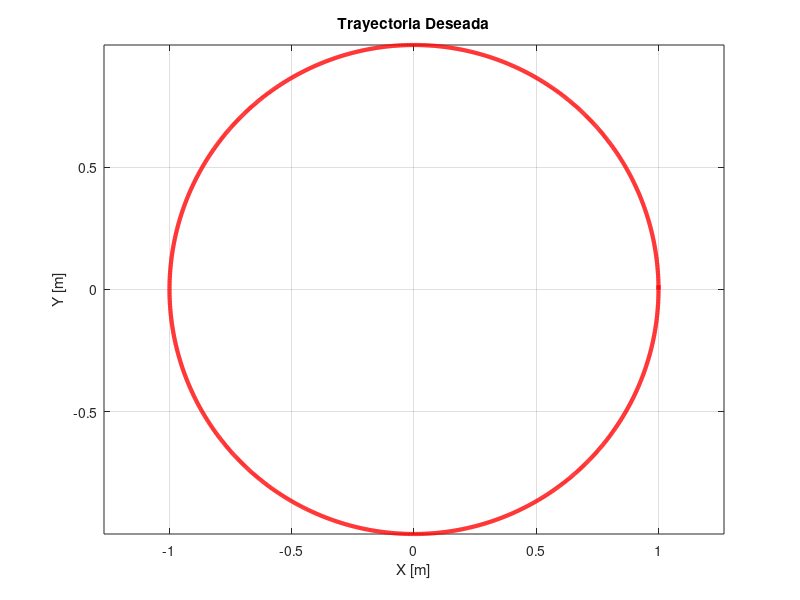
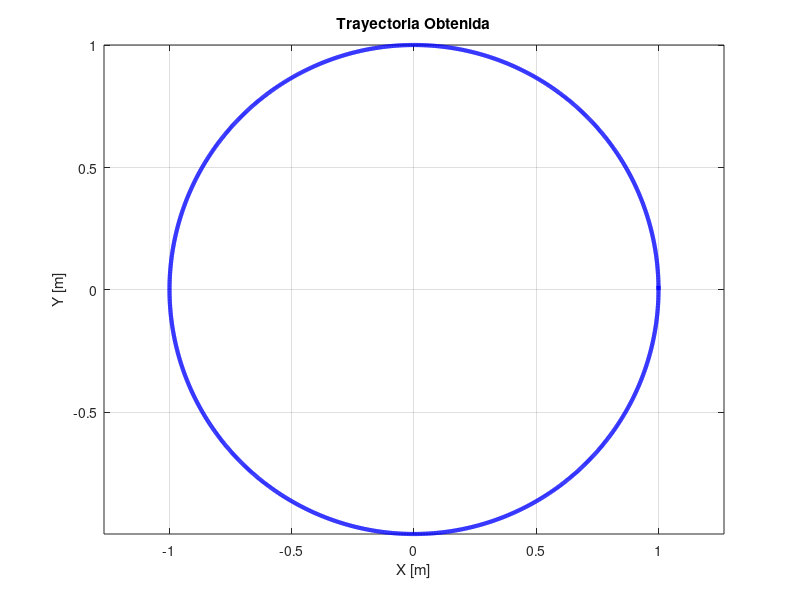
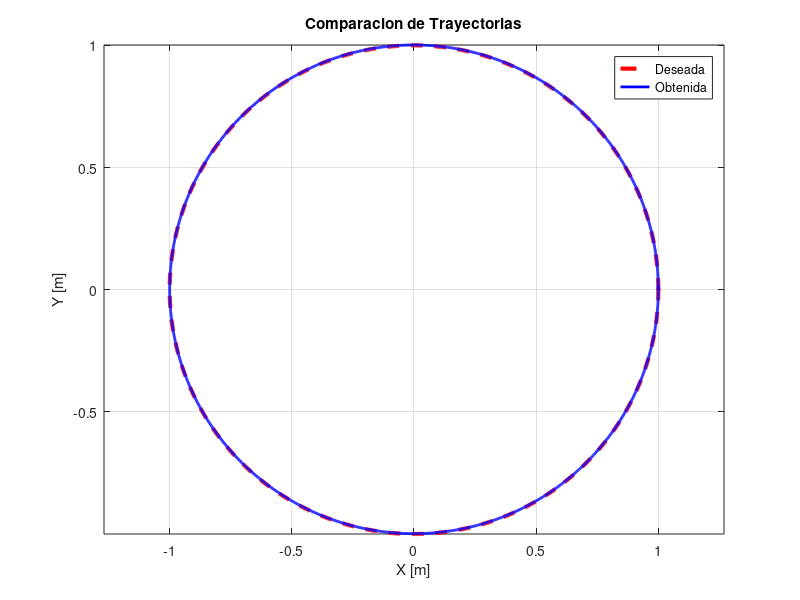
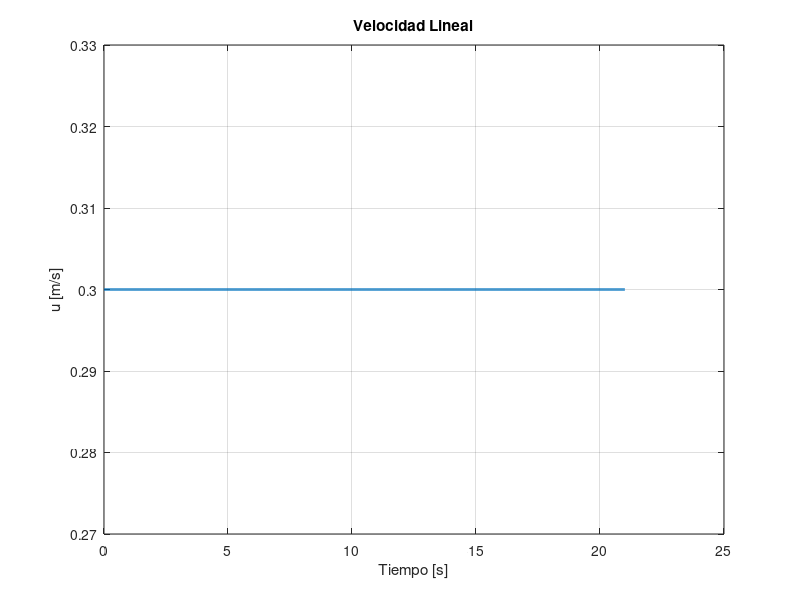

The MATLAB source for these figures, in order: (Note: this script raises an error after producing the figures.)
clear;
clc;
close all;

%% PARAMETROS DEL ROBOT
L = 0.22;      % Distancia entre ruedas [m]
r = 0.07;      % Radio de rueda [m]

%% TRAYECTORIA DESEADA
R = 1.0;       % Radio deseado [m]
w = 0.3;       % Velocidad angular deseada [rad/s]

u = R*w;       % Velocidad lineal [m/s]

%% CINEMATICA INVERSA
dot_theta_D = (u + (L/2)*w)/r;
dot_theta_I = (u - (L/2)*w)/r;

fprintf('u = %.3f m/s\n',u);
fprintf('w = %.3f rad/s\n',w);
fprintf('theta_D = %.3f rad/s\n',dot_theta_D);
fprintf('theta_I = %.3f rad/s\n',dot_theta_I);

%% VECTOR DE TIEMPO
ti = 0.01;
ts = 21;                % Aproximadamente una vuelta completa

t = 0:ti:ts;

%% TRAYECTORIA DESEADA
x_d = R*cos(w*t);
y_d = R*sin(w*t);

%% CINEMATICA DIRECTA (VERIFICACION)
x(1) = R;
y(1) = 0;
theta(1) = pi/2;

for k = 1:length(t)-1

    VRD = dot_theta_D*r;
    VRI = dot_theta_I*r;

    u_robot = (VRD + VRI)/2;
    w_robot = (VRD - VRI)/L;

    x(k+1) = x(k) + ti*u_robot*cos(theta(k));
    y(k+1) = y(k) + ti*u_robot*sin(theta(k));
    theta(k+1) = theta(k) + ti*w_robot;

end

%% TRAYECTORIA DESEADA
figure
plot(x_d,y_d,'r','LineWidth',3)
grid on
axis equal
title('Trayectoria Deseada')
xlabel('X [m]')
ylabel('Y [m]')
saveas(gcf,'trayectoria_deseada.png')

%% TRAYECTORIA OBTENIDA
figure
plot(x,y,'b','LineWidth',3)
grid on
axis equal
title('Trayectoria Obtenida')
xlabel('X [m]')
ylabel('Y [m]')
saveas(gcf,'trayectoria_obtenida.png')

%% COMPARACION
figure
plot(x_d,y_d,'r--','LineWidth',3)
hold on
plot(x,y,'b','LineWidth',2)
grid on
axis equal
legend('Deseada','Obtenida')
title('Comparacion de Trayectorias')
xlabel('X [m]')
ylabel('Y [m]')
saveas(gcf,'comparacion_trayectorias.png')

%% VELOCIDAD LINEAL
figure
plot(t,u*ones(size(t)),'LineWidth',2)
grid on
title('Velocidad Lineal')
xlabel('Tiempo [s]')
ylabel('u [m/s]')
saveas(gcf,'velocidad_lineal.png')

%% VELOCIDAD ANGULAR
figure
plot(t,w*ones(size(t)),'LineWidth',2)
grid on
title('Velocidad Angular')
xlabel('Tiempo [s]')
ylabel('\omega [rad/s]')
saveas(gcf,'velocidad_angular.png')

%% VELOCIDADES DE RUEDAS
figure
plot(t,dot_theta_D*ones(size(t)),'b','LineWidth',2)
hold on
plot(t,dot_theta_I*ones(size(t)),'r','LineWidth',2)
grid on
legend('\theta_D','\theta_I')
title('Velocidades de las ruedas')
xlabel('Tiempo [s]')
ylabel('rad/s')
saveas(gcf,'velocidades_ruedas.png')

%% ERROR DE TRAYECTORIA
error = sqrt((x_d-x).^2 + (y_d-y).^2);

fprintf('\nError minimo = %.6f m\n',min(error));
fprintf('Error maximo = %.6f m\n',max(error));
%% ==========================================
%% ANIMACION DEL ROBOT
%% ==========================================

figure('Name','Cinematica Inversa','NumberTitle','off');
hold on;
grid on;
axis equal;

xlabel('X [m]');
ylabel('Y [m]');
title('Robot recorriendo trayectoria circular')

xlim([min(x)-0.5 max(x)+0.5]);
ylim([min(y)-0.5 max(y)+0.5]);

% Trayectoria completa
plot(x,y,'w--','LineWidth',1);

% Punto inicial
plot(x(1),y(1),'go','MarkerFaceColor','g');

% Punto final
plot(x(end),y(end),'ro','MarkerFaceColor','r');

set(gca,'Color',[0.15 0.15 0.15], ...
    'XColor','w', ...
    'YColor','w', ...
    'GridColor','w');

set(gcf,'Color',[0.2 0.2 0.2]);

%% Modelo del robot

L_robot = 0.25;
W_robot = 0.16;

% Chasis
robot_shape = [ L_robot/2,  W_robot/2;
                L_robot/2, -W_robot/2;
               -L_robot/2, -W_robot/2;
               -L_robot/2,  W_robot/2 ]';

% Llantas
wheel_shape = [ -0.06, 0.02;
                 0.06, 0.02;
                 0.06,-0.02;
                -0.06,-0.02 ]';

% Posición de llantas respecto al centro
pos_wheel_L = [0; L/2];
pos_wheel_R = [0; -L/2];

h_trayectoria = plot(nan,nan,'b','LineWidth',3);

h_robot = [];
h_ruedaL = [];
h_ruedaR = [];
h_frente = [];

nombre_archivo = 'cinematica_inversa.gif';

%% Animación

for k = 1:10:length(x)

    set(h_trayectoria,...
        'XData',x(1:k),...
        'YData',y(1:k));

    if k > 1
        delete(h_robot);
        delete(h_ruedaL);
        delete(h_ruedaR);
        delete(h_frente);
    end

    % Matriz de rotación
    Rmat = [cos(theta(k)) -sin(theta(k));
            sin(theta(k))  cos(theta(k))];

    % Posición actual
    p = [x(k); y(k)];

    % Chasis
    robot_global = Rmat*robot_shape + p;

    % Llantas
    wheel_L_global = Rmat*(wheel_shape + pos_wheel_L) + p;
    wheel_R_global = Rmat*(wheel_shape + pos_wheel_R) + p;

    % Frente
    frente = Rmat*[L_robot/2 + 0.1;0] + p;

    % Chasis rojo
    h_robot = fill(robot_global(1,:),...
                   robot_global(2,:),...
                   [1 0 0],...
                   'EdgeColor','w');

    % Llanta izquierda negra
    h_ruedaL = fill(wheel_L_global(1,:),...
                    wheel_L_global(2,:),...
                    [0 0 0]);

    % Llanta derecha negra
    h_ruedaR = fill(wheel_R_global(1,:),...
                    wheel_R_global(2,:),...
                    [0 0 0]);

    % Frente amarillo
    h_frente = plot([p(1) frente(1)],...
                    [p(2) frente(2)],...
                    'y','LineWidth',2);

    drawnow limitrate

    %% Guardar GIF

    frame = getframe(gcf);
    im = frame2im(frame);
    [imind,cm] = rgb2ind(im,256);

    if k == 1

        imwrite(imind,cm,nombre_archivo,...
            'gif',...
            'Loopcount',inf,...
            'DelayTime',0.05);

    else

        imwrite(imind,cm,nombre_archivo,...
            'gif',...
            'WriteMode','append',...
            'DelayTime',0.05);

    end

end
